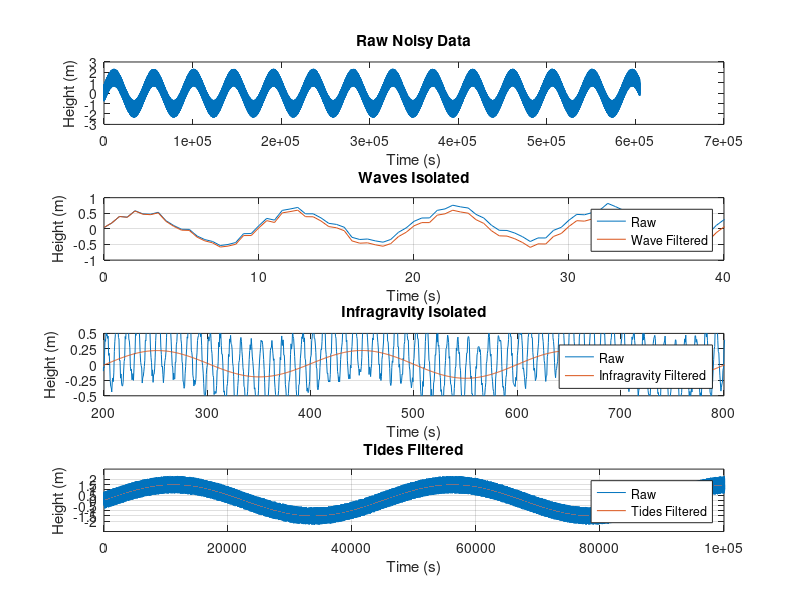

This chart was generated by the following MATLAB code:
% HW Week 8
% Will Nuckoles
% 11/21/2022
% Dr. David Hill
% Matlab Class

clear all
close all
clc

% Create ocean frequencies
period=[10 200 45000];
amp=[.5 .25 1.5];
tstep= 0:.5:604800;

% Create sin waves
waves=amp(1)*sin(((2*pi)/period(1))*tstep);
infgravity=amp(2)*sin((2*pi/period(2))*tstep);
tides=amp(3)*sin(((2*pi)/period(3))*tstep);


combsin=waves + infgravity + tides;
noisy=(.1*sin(randn(size(combsin))))+combsin; % Add some normally distributed noise to the data with amp of .1 m

figure(1);
subplot(4,1,1);
plot(tstep,noisy)
title('Raw Noisy Data');
xlabel('Time (s)');
ylabel('Height (m)')

% Determine frequencies (Hz = 1/period)
Hz1=1/period(1); % Wave frequency (0.1 Hz)
Hz2=1/period(2); % Infragravity frequency (0.005 Hz)
Hz3=1/period(3); % Tides frequency (0.000022 Hz)

% Create cutoff frequencies
Wn1= .001/(Hz1/2);
Wn2= [.0015 .006];
Wn3= 1e-08/(Hz3/2);

% Isolate wave signal

[B,A]=butter(3,Wn1,'high');
yfilt1=filtfilt(B,A,noisy); % Use filtfilt to avoid phase shift during filtering

% Plot results agaisnt unfiltered data
subplot(4,1,2)
plot(tstep, noisy)
hold on
plot(tstep,yfilt1)
xlim([0 40])
ylim([-1 1])
xlabel('Time (s)');
ylabel('Height (m)')
legend('Raw','Wave Filtered')
title('Waves Isolated')
grid on % Filtered results are much closer to a sin wave between -.5 and .5 in amplitude!

% Isolate Infragravity waves
[B,A]=butter(3,Wn2,"bandpass");
yfilt2=filtfilt(B,A,noisy);

% Plot agaisnt raw data
subplot(4,1,3);
plot(tstep, noisy);
hold on
plot(tstep, yfilt2);
xlim([200 800]);
ylim([-.5 .5])
xlabel('Time (s)');
ylabel('Height (m)');
legend('Raw', 'Infragravity Filtered');
title('Infragravity Isolated');
yticks([-.5 -.25 0 .25 .5])
grid on % Again, the filtered results show a sin wave in phase and close to our expected amp of .25

% Isolate tides
[B,A]= butter(3, Wn3, 'low');
yfilt3=filtfilt(B,A,noisy);

% Plot against raw data
subplot(4,1,4);
plot(tstep,noisy);
title('Tides Filtered')
xlim([0 100000])
xlabel('Time (s)');
ylabel('Height (m)');
hold on 
plot(tstep,yfilt3);
legend('Raw', 'Tides Filtered')
yticks([-2 -1.5 -1 -.5 0 .5 1 1.5 2])
grid on % Now we can see (kind of) the tides changing with an amplitude of 1.5 m


set(gcf, 'Position', get(0, 'Screensize'));











